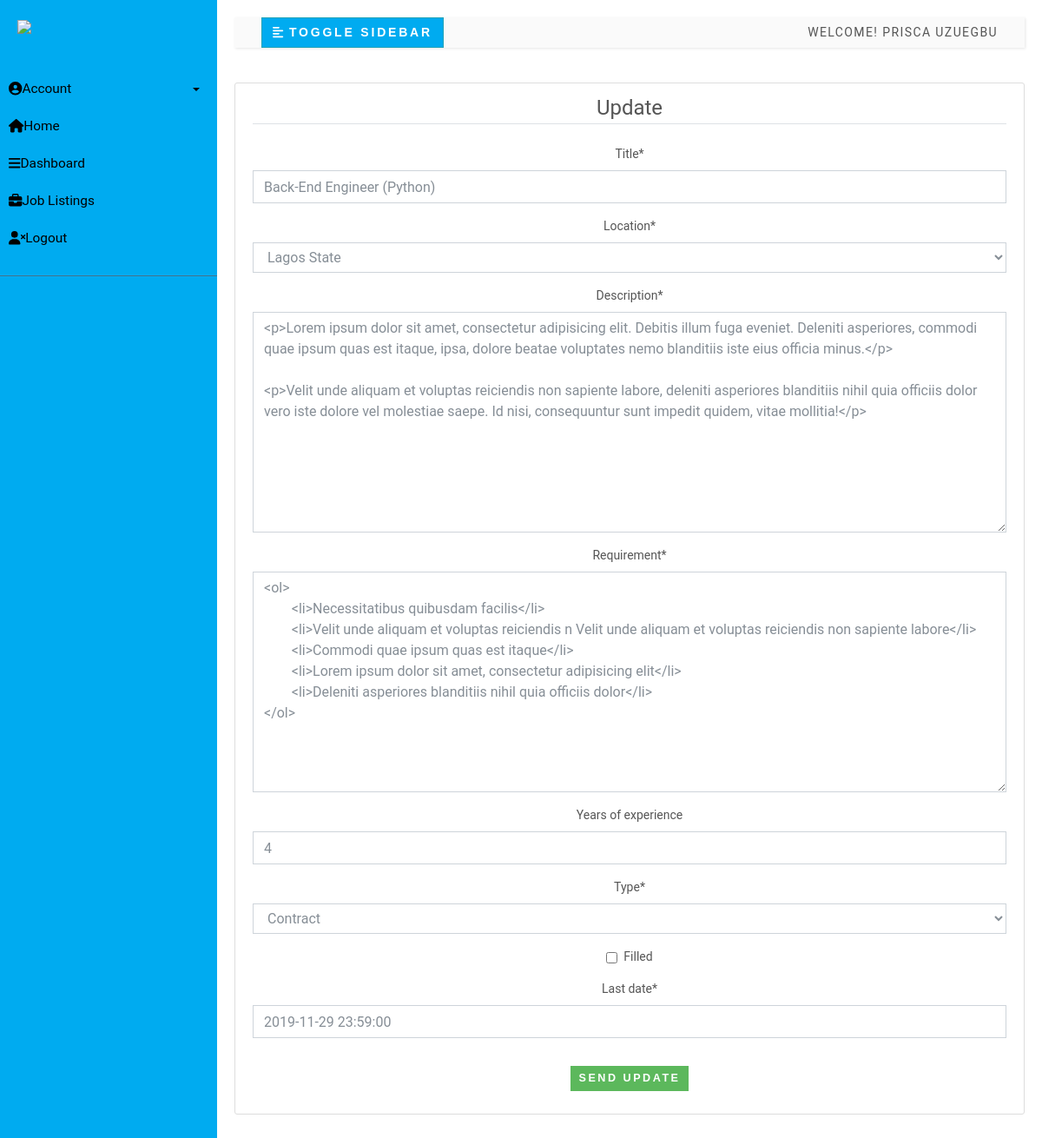
The app's page /jobs/1/update (signed in) with its own data.
### nueoffshore/models.py (models this page shows, shortened)
class Job(models.Model):
    user = models.ForeignKey(User, on_delete=models.CASCADE)
    title = models.CharField(max_length=100)
    location = models.CharField(choices=country_state, max_length=20)
    description = RichTextUploadingField()
    requirement = RichTextUploadingField()
    years_of_experience = models.IntegerField(blank=True, null=True)
    type = models.CharField(choices=JOB_TYPE, max_length=10)
    last_date = models.DateTimeField()
    created_at = models.DateTimeField(default=timezone.now)
    date = models.DateTimeField(default=timezone.now)
    filled = models.BooleanField(default=False)

### nueoffshore/views/employer.py (the view, shortened to what this page needs)
# urls.py: path('jobs/<int:id>/update', EmployerUpdateView.as_view(), name='job-update'),
class EmployerUpdateView(LoginRequiredMixin, UserPassesTestMixin, UpdateView):
    model = Job
    fields = ['title', 'location', 'description', 'requirement', 'years_of_experience', 'type', 'filled', 'last_date']
    template_name = 'job_form.html'
    pk_url_kwarg = 'id'
    def get_form(self):
        form = super().get_form()
        form.fields['last_date'].widget = DateTimePickerInput()
        return form
    def test_func(self):
        job = self.get_object()
        if self.request.user == job.user:
            return True
        return False

### nueoffshore/templatetags/is_already_applied.py (called while the page is built)
@register.filter(name='has_group')
def has_group(user, group_name):
    group = Group.objects.get(name=group_name)
    return True if group in user.groups.all() else False

### templates/job_form.html (shortened to what this page needs)
{% extends 'base.html' %}
{% load static %}
{% load crispy_forms_tags %}
{% block content %}
{% include 'sidebar.html' %}
        <center>
            <div class="content-section">
            <form method="POST" enctype="multipart/form-data">
                <fieldset class="form-group">
                    <legend class="border-bottom mb-4" style="text-align: center;">Update</legend>
                    {{ form|crispy }}
                </fieldset>
                <div class="form-group">
                    <button class="btn btn-group-vertical btn-sm btn-success" type="submit">Send Update</button>
                </div>
            </form>
        </div>
        </center>
    </div>
</div>
{% endblock %}

### templates/sidebar.html (shortened to what this page needs)
{% load static %}
{% load is_already_applied %}
<div class="wrapper">
        <nav id="sidebar">
            <div class="sidebar-header">
                <img style="width: 100%;" src="{% static 'img/logo.svg' %}">
            </div>
            {% if user.is_authenticated %}
            <ul class="list-unstyled components">
                <li class="active">
                     <a href="#pageSubmenu" data-toggle="collapse" aria-expanded="false" class="dropdown-toggle" style="color:black;">
                        <i class="fa fa-user-circle"></i>Account
                     </a>
                </li>
                <li>
                    <a href="{% url 'home' %}" style="color:black;">
                        <i class="fas fa-home"></i>Home
                    </a>
                </li>
                {% if request.user|has_group:"Human Resources" %}
                 <li>
                    <a href="{% url 'employer-dashboard' %}" style="color:black;">
                     <i class="fa fa-bars"></i>Dashboard
                    </a>
                </li>
                {% endif %}
                <li>
                    <a href="{% url 'job-listing' %}" style="color:black;">
                        <i class="fas fa-briefcase"></i>Job Listings
                    </a>
                </li>
                <li>
                    <a href="{% url 'logout' %}" style="color:black";>
                        <i class="fa fa-user-times"></i>Logout
                    </a>
                </li>
            </ul>
            {% endif %}
        </nav>
            <div id="content">
                <nav class="navbar navbar-expand-lg navbar-light bg-light">
                    <div class="container-fluid">
                        <button type="button" id="sidebarCollapse" class="btn btn-info" style="background: #00ABF0;">
                            <i class="fas fa-align-left"></i>
                            <span>Toggle Sidebar</span>
                        </button>
                        <ul class="nav navbar-nav navbar-right">
                            {% if user.is_authenticated %}
                            Welcome! {{ user.first_name }} {{ user.last_name }}
                            {% endif %}
                        </ul>
                    </div>
                </nav>

### static/css/style.css (style rules this page uses)
body { font-family: 'Poppins', sans-serif; font-weight: 200; font-size: 1rem; line-height: 1.7; }
a, a:hover, a:focus { color: inherit; text-decoration: none; transition: all 0.3s; }
.navbar { padding: 15px 10px; background: #fff; border: none; border-radius: 0; margin-bottom: 40px; box-shadow: 1px 1px 3px rgba(0, 0, 0, 0.1); }
i, span { display: inline-block; }
.wrapper { display: flex; align-items: stretch; }
#sidebar { min-width: 250px; max-width: 250px; background: #00ABF0; color: #fff; transition: all 0.3s; }
#sidebar ul li a { text-align: left; }
#sidebar .sidebar-header { padding: 20px; background: #00ABF0; }
#sidebar ul.components { padding: 20px 0; border-bottom: 1px solid #47748b; }
#sidebar ul li a { padding: 10px; font-size: 1.1em; display: block; }
#sidebar ul li.active>a, a[aria-expanded="true"] { color: #fff; background: #00ABF0; }
a[data-toggle="collapse"] { position: relative; }
.dropdown-toggle::after { display: block; position: absolute; top: 50%; right: 20px; transform: translateY(-50%); }
#content { width: 100%; padding: 20px; min-height: 100vh; transition: all 0.3s; }
.content-section { background: #ffffff; padding: 10px 20px; border: 1px solid #dddddd; border-radius: 3px; margin-bottom: 20px; }

### static/css/custom.css (style rules this page uses)
html { height:100% }
body { height:100% }
button { cursor:pointer }
a,button { -webkit-transition:all .2s ease-out;transition:all .2s ease-out }
textarea.form-control { min-height:120px }
.navbar { text-transform:uppercase;letter-spacing:0.1em;background:#746EA9;padding-top:0 !important;padding-bottom:0 !important }
.navbar { padding:.5rem 1rem }
.btn { font-weight:700;font-family:"Montserrat",Helvetica,Arial,sans-serif;border:1px solid transparent;text-transform:uppercase;letter-spacing:0.2em;padding:.375rem .75rem;font-size:.875rem;line-height:1.5;border-radius:0;-webkit-transition:background-color 0.15s ease-in-out,border-color 0.15s ease-in-out,-webkit-box-shadow 0.15s ease-in-out;transition:background-color 0.15s ease-in-out,border-color 0.15s ease-in-out,-webkit-box-shadow 0.15s ease-in-out;transition:background-color 0.15s ease-in-out,border-color 0.15s ease-in-out,box-shadow 0.15s ease-in-out;transition:background-color 0.15s ease-in-out,border-color 0.15s ease-in-out,box-shadow 0.15s ease-in-out,-webkit-box-shadow 0.15s ease-in-out }
.btn-success { color:color-yiq(#5cb85c);background-color:#5cb85c;border-color:#5cb85c }
.btn-info { color:color-yiq(#17a2b8);background-color:#17a2b8;border-color:#17a2b8 }
.btn-sm { padding:.25rem .5rem;font-size:.7875rem;line-height:1.5;border-radius:0 }
body { font-family:"Roboto",Helvetica,Arial,sans-serif;font-size:.875rem;font-weight:400;line-height:1.5;color:#555;background-color:#fff }
a { color:#ff7473;text-decoration:none }
.bg-light { background-color:#fafafa !important }
.form-control { padding:.375rem .75rem;font-size:1rem;line-height:1.5;color:#868e96;background-color:#fff;border:1px solid #ced4da;border-radius:0;-webkit-transition:border-color ease-in-out 0.15s,-webkit-box-shadow ease-in-out 0.15s;transition:border-color ease-in-out 0.15s,-webkit-box-shadow ease-in-out 0.15s;transition:border-color ease-in-out 0.15s,box-shadow ease-in-out 0.15s;transition:border-color ease-in-out 0.15s,box-shadow ease-in-out 0.15s,-webkit-box-shadow ease-in-out 0.15s }
.form-control::placeholder { color:#868e96 }
select.form-control:not([size]):not([multiple]) { height:calc(2.0625rem + 2px) }

### records on screen
Job: title "Back-End Engineer (Python)", location "Lagos State", description "<p>Lorem ipsum dolor sit amet, consectetur adipisicing elit. Debitis illum fuga eveniet. Deleniti asperiores, commodi quae ipsum quas est itaque, ipsa, dolore beatae voluptates nemo blanditiis iste eius officia minus.</p> <p>Velit unde aliquam et voluptas reiciendis non sapiente labore, deleniti asperiores blanditiis nihil quia officiis dolor vero iste dolore vel molestiae saepe. Id nisi, consequuntur sunt impedit quidem, vitae mollitia!</p>", requirement "<ol> <li>Necessitatibus quibusdam facilis</li> <li>Velit unde aliquam et voluptas reiciendis n Velit unde aliquam et voluptas reiciendis non sapiente labore</li> <li>Commodi quae ipsum quas est itaque</li> <li>Lorem ipsum dolor sit amet, consectetur adipisicing elit</li> <li>Deleniti asperiores blanditiis nihil quia officiis dolor</li> </ol>", years_of_experience "4", type "Contract", last_date "2019-11-29 23:59:00"

### other values on screen
{{ user.first_name }} "PRISCA"
{{ user.last_name }} "UZUEGBU"
